Frame 1 (no input): blank canvas, image omitted
Frame 60 (the mouse pressed at the canvas centre just before this capture): blank canvas, image omitted
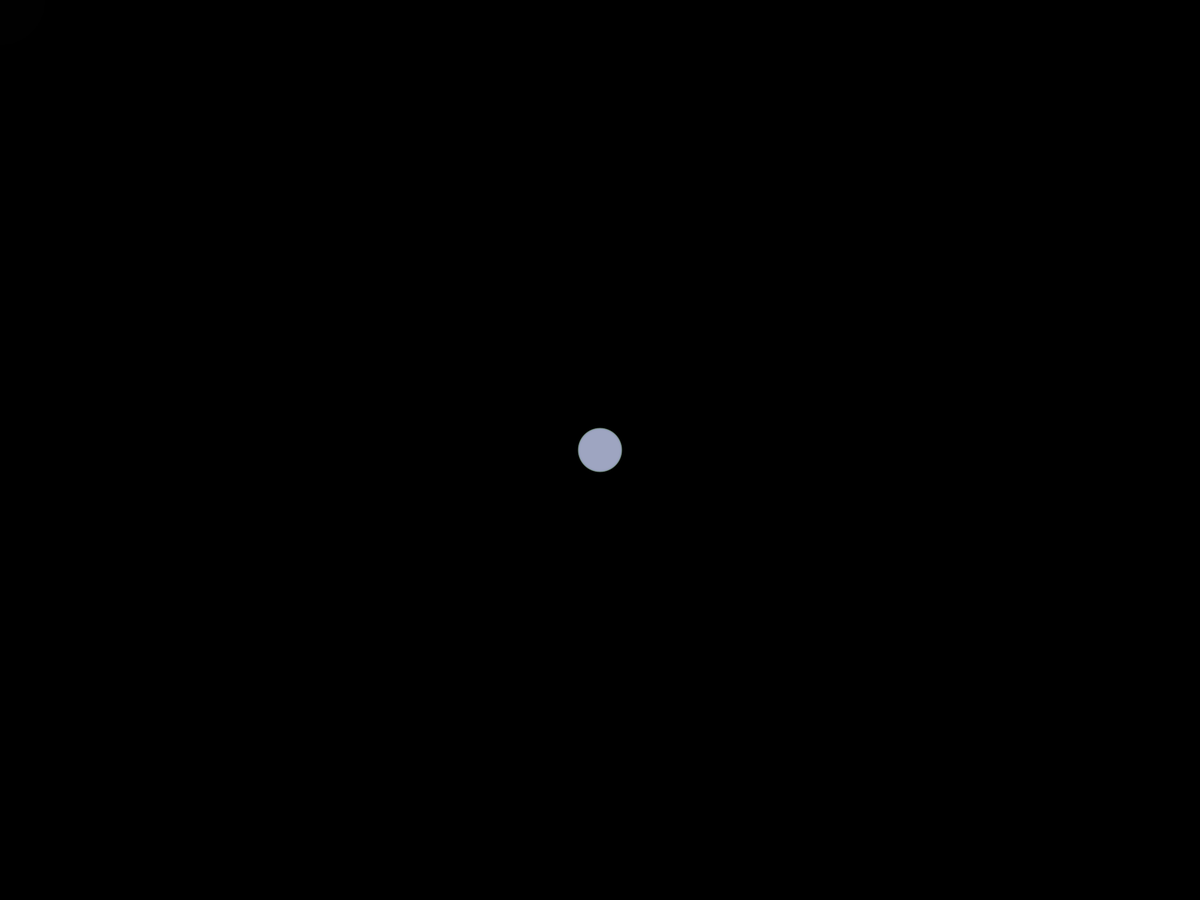
Frame 120 (the mouse held since frame 60 and released just before this capture)

The Processing sketch whose frames 1 and 60 were blank and that drew this single picture after the mouse press (run headless with seeded random() and noise(); from frame 60 on, the mouse is pressed at the canvas centre):

// Processing sketch: colour_circles_fading_drawer
// ── colour_circles_fading_drawer.pde
int num = 200;
//int[] x = new int[num];
//int[] y = new int[num];

class Points{
  int x;
  int y;
  float r;
  float g;
  float b;
  Points(){
    x=0;
    y=0;
    r=0;
    g=0;
    b=0;
  }
}

Points[] pt = new Points[num]; 


void setup() { 

  fullScreen();
  noStroke();
  noCursor();
  //println(pt[0].x);
  for (int i=0; i<num; i++){
    pt[i] = new Points();
  }
  
}

void draw() {
  background(0);
  //filter(BLUR);
  // Shift the values to the right
  for (int i = num-1; i > 0; i--) {
    pt[i].x = pt[i-1].x;
    pt[i].y = pt[i-1].y;
    pt[i].r = pt[i-1].r;
    pt[i].g = pt[i-1].g;
    pt[i].b = pt[i-1].b;
    
  }
  // Add the new values to the beginning of the array
  pt[0].x = mouseX;
  pt[0].y = mouseY;
  pt[0].r = random(255);
  pt[0].g = random(255);
  pt[0].b = random(255);
  // Draw the circles
  
  for (int i = 0; i < num; i++) {
    fill(pt[i].r, pt[i].g, pt[i].b, 255-i-55);
    ellipse(pt[i].x, pt[i].y, i, i);
  }
}
